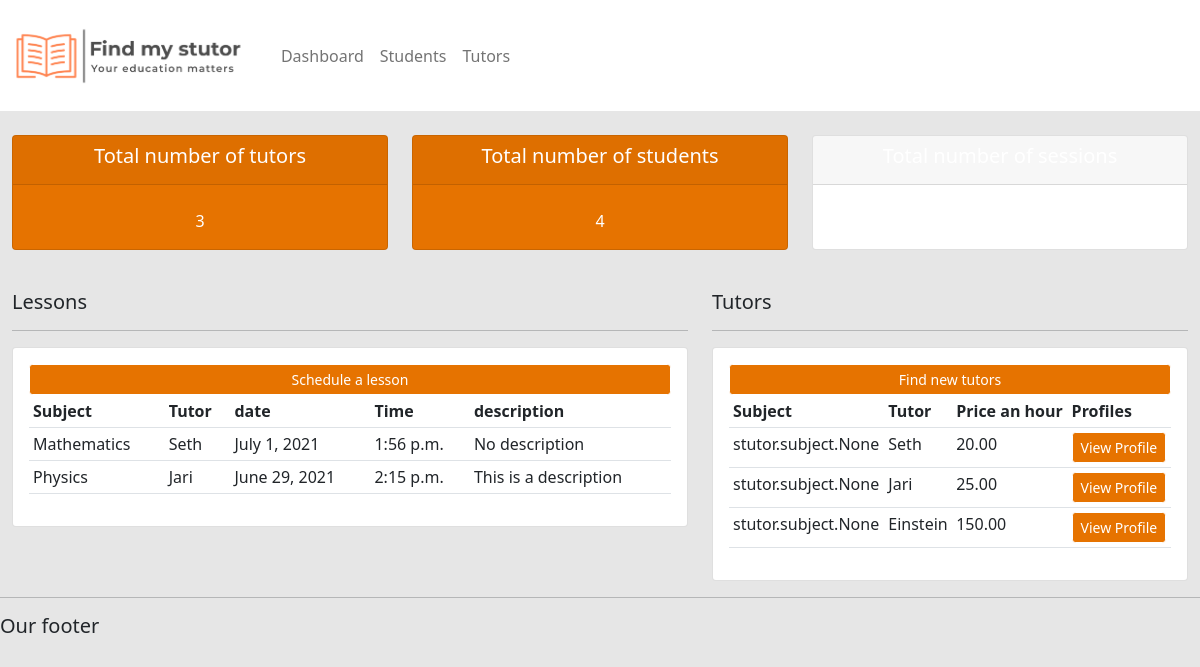
Before: / with the older database file.
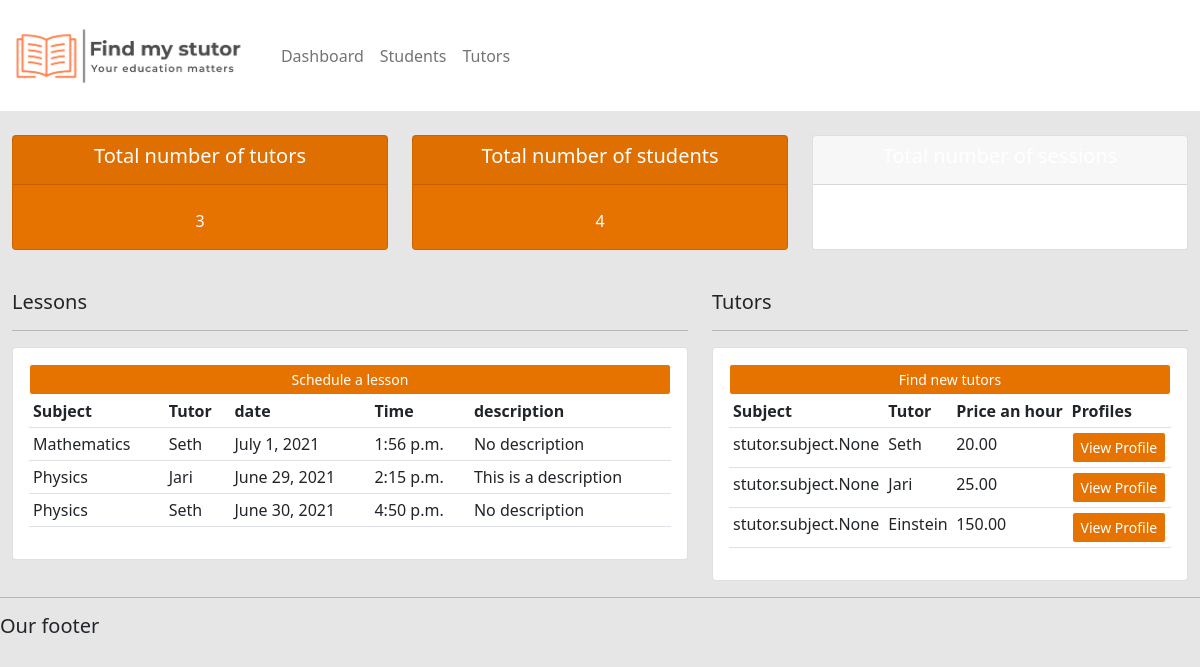
After: the same page with the newer database file.
### stutor/models.py (models this page shows)
class session(models.Model):
    date = models.DateField(default=datetime.now)
    time = models.TimeField(auto_now=False, auto_now_add=False)
    student = models.ForeignKey(student, null=True, on_delete=models.SET_NULL)
    subject = models.ForeignKey(subject, on_delete=models.SET_NULL, null=True)
    tutor = models.ForeignKey(tutor, null=True, on_delete=models.SET_NULL)
    notes = models.FileField(null=True, blank=True)
    description = models.TextField(null=True, blank=True, default="No description")
    price_an_hour = MoneyField(decimal_places=2, default=0, default_currency='EUR', max_digits=11, null=True)
    current_status = models.ForeignKey(status, on_delete=models.SET_NULL, null=True)

class subject(models.Model):
    subject = models.CharField(max_length=300)
    def __str__(self):
        return self.subject

class tutor(models.Model):
    name = models.CharField(max_length=200, null=True)
    surname = models.CharField(max_length=200, null=True)
    age = models.PositiveSmallIntegerField(null=True)
    phone_number = PhoneNumberField(null=True, blank =True)
    email = models.EmailField(null=True)
    bank_account = models.CharField(max_length=20, null=True)
    date_created = models.DateTimeField(auto_now_add=True, null=True, blank=True)
    education_level = models.ForeignKey(education_level, on_delete=models.SET_NULL, null=True)
    subject = models.ManyToManyField(subject)
    price_an_hour = MoneyField(decimal_places=2, default=0, default_currency='EUR', max_digits=11, null=True)
    def __str__(self):
        return self.name

### stutor/views.py (the view)
# urls.py: path('', views.home),
def home(request):
    ses = session.objects.all()
    tut = tutor.objects.all()
    stu = student.objects.all()
    total_tutors = tut.count()
    total_students = stu.count()
    total_sessions = ses.count()
    return render(request, 'stutor/dashboard.html', {'ses': ses, 'tut': tut, 'stu': stu, 'total_tutors': total_tutors, 'total_students': total_students, 'total_sessions': total_sessions})
    return render(request, 'stutor/status.html', {'ses': ses, 'tut': tut, 'stu': stu, 'total_tutors': total_tutors, 'total_students': total_students,'total_sessions': total_sessions})

### stutor/templates/stutor/dashboard.html (shortened to what this page needs)
{% extends 'stutor/main.html'%}
{% block content %}
{% include 'stutor/status.html' %}
<br>
<div class="row">
  <div class="col-md-7">
    <h5>Lessons</h5>
    <hr>
    <div class="card card-body">
      <a class="btn btn-primary btn-sm btn block" href="">Schedule a lesson</a>
      <table class="table table-sm">
        <tr>
          <th>Subject</th>
          <th>Tutor</th>
          <th>date</th>
          <th>Time</th>
          <th>description</th>
        </tr>
         {% for i in ses %}
          <tr>
            <td>{{i.subject}}</td>
            <td>{{i.tutor}}</td>
            <td>{{i.date}}</td>
            <td>{{i.time}}</td>
            <td>{{i.description}}</td>
          </tr>
        {% endfor %}
      </table>
    </div>
  </div>
  <div class="col-md-5">
    <h5>Tutors</h5>
    <hr>
    <div class="card card-body">
      <a class="btn btn-primary  btn-sm btn-block" href="">Find new tutors</a>
      <table class="table table-sm">
        <tr>
          <th>Subject</th>
          <th>Tutor</th>
          <th>Price an hour</th>
          <th>Profiles</th>
        </tr>
        {% for i in tut %}
          <tr>
            <td>{{i.subject}}</td>
            <td>{{i.name}}</td>
            <td>{{i.price_an_hour}}</td>
            <td> <a class="btn btn-primary  btn-sm btn-block" href="">View Profile</a> </td>
          </tr>
        {% endfor %}
      </table>
    </div>
  </div>
</div>
{% endblock%}

Changed rows visible on the page:
added session: subject "Physics", tutor "Seth", date "June 30, 2021", time "4:50 p.m.", description "No description"
